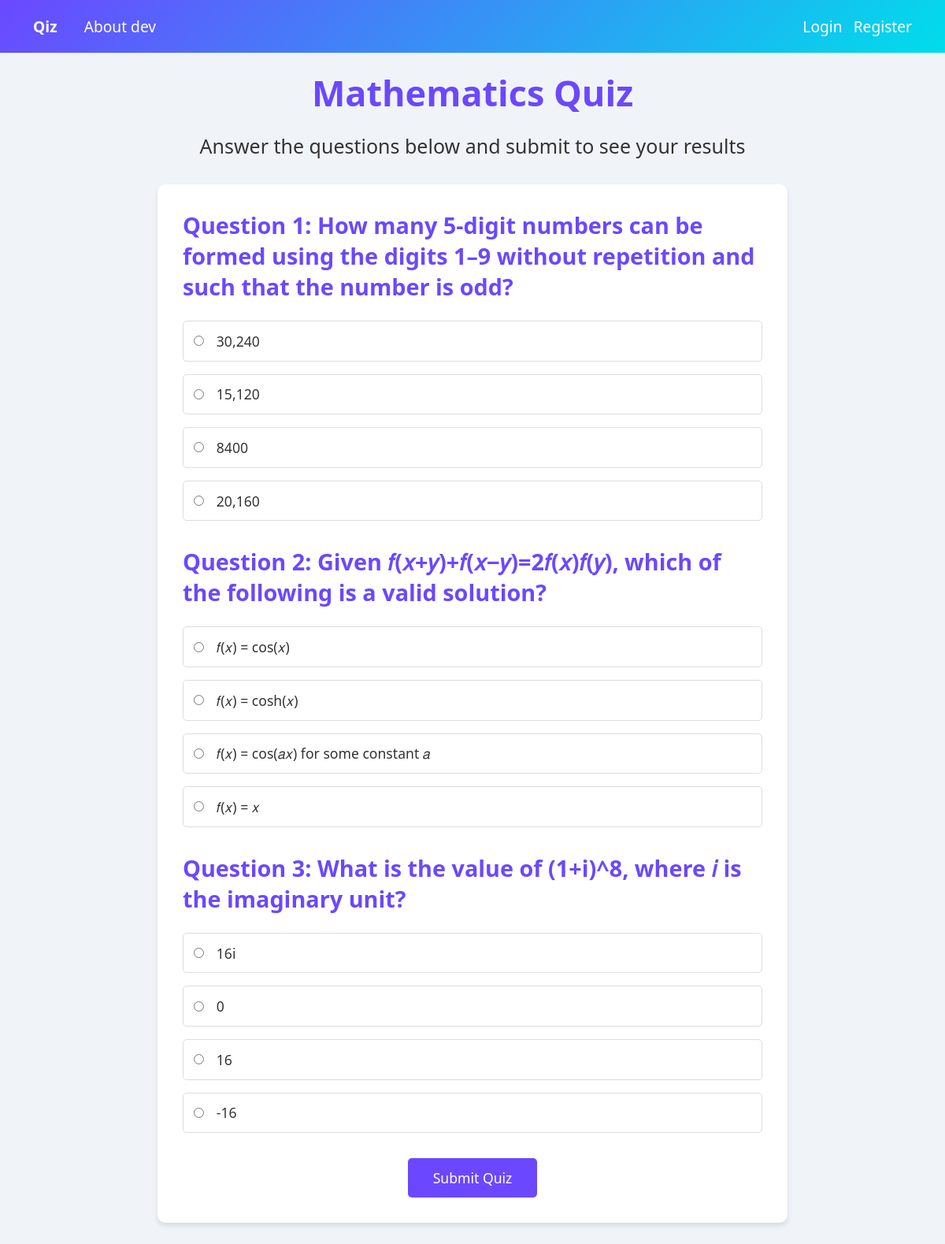
The page /questions?quiz_id=2 (signed in) on the database its author committed.
### tables this page shows
CREATE TABLE quizzes (
        quiz_id INTEGER PRIMARY KEY AUTOINCREMENT,
        title TEXT NOT NULL,
        description TEXT NOT NULL
    );

CREATE TABLE questions (
        question_id INTEGER PRIMARY KEY AUTOINCREMENT,
        quiz_id INTEGER NOT NULL,
        question_text TEXT NOT NULL,
        option1 TEXT NOT NULL,
        option2 TEXT NOT NULL,
        option3 TEXT NOT NULL,
        option4 TEXT NOT NULL,
        correct_ans TEXT NOT NULL,
        FOREIGN KEY (quiz_id) REFERENCES quizzes (quiz_id) ON DELETE CASCADE   
    );

### server.py (the view)
@app.route("/questions", methods = ["GET", "POST"])
def questions():
    if not session.get("username"):
        return redirect("/login")
    quiz_id = request.args.get("quiz_id")
    questions = db.get_questions(quiz_id)
    session["taking_quiz_id"] = quiz_id
    data = []
    for question in questions:
        options = [question[3], question[4], question[5], question[6]]
        shuffle(options)
        data.append(Question(
            id = question[0],
            text = question[2],
            options = options
        ))
    title = db.get_title(quiz_id)
    return render_template("questions.html", questions = data, quiz_id = quiz_id, title=title)

### db.py (called while the page is built)
    def get_questions(self, quiz_id):
        cursor = self.conn.cursor()
        cursor.execute("SELECT * FROM questions WHERE quiz_id = ?", (quiz_id,))
        questions = cursor.fetchall()
        return questions

    def get_title(self, quiz_id):
        cursor = self.conn.cursor()
        cursor.execute("SELECT title FROM quizzes WHERE quiz_id = ?", (quiz_id,))
        title = cursor.fetchall()
        return title[0][0]

### templates/questions.html (shortened to what this page needs)
<!DOCTYPE html>
<html lang="en">
    <head>
        <link rel="stylesheet" href="../static/questions.css" />
    </head>
    <body>
        <header>
            <div>
                <a id="logo" href="/">Qiz</a>
                <a class="nav-item" style="padding-left: 30px;" href="/about">About dev</a>
            </div>
            <div class="nav-wrapper">
                <a class="nav-item" href="/login">Login</a>
                <a class="nav-item" href="/register">Register</a>
            </div>
        </header>
        <main>
            <div class="title">
                <h1 id="title">{{title}} Quiz</h1>
                <h2 id="intro">Answer the questions below and submit to see your results</h2>
            </div>
            <div class="question-container">
                <form method="post" action="/result?quiz_id={{quiz_id}}">
                {% for question in questions %}
                <div class="wrapper">
                    <h2>Question {{loop.index}}: {{question.text}}</h2>
                    {% for option in question.options %}
                    <div class="option">
                        <input type="radio" name="question_{{question.id}}" id="q{{question.id}}o{{loop.index}}" value="{{option}}"/>
                        <label for="q{{question.id}}o{{loop.index}}">{{option}}</label>
                    </div>
                    {% endfor %}
                </div>
                {% endfor %}
                <button type="submit">Submit Quiz</button>
                </form>
            </div>
        </main>
    </body>
</html>

### static/questions.css (style rules this page uses)
* { margin: 0; padding: 0; box-sizing: border-box; font-family: 'Segoe UI', Tahoma, Geneva, Verdana, sans-serif; }
body { background-color: #f0f4f8; color: #333; }
header { display: flex; justify-content: space-between; align-items: center; padding: 20px 42px; background: linear-gradient(135deg, #6b48ff, #00ddeb); }
#logo { color: white; text-decoration: none; font-size: 1.2rem; font-weight: bold; }
.nav-wrapper { display: flex; gap: 14px; }
.nav-item { color: white; font-weight: 500; font-size: 1.2rem; transition: color 0.5 ease; text-decoration: none; }
.title { text-align: center; }
.title h1 { font-size: 45px; font-weight: 600; margin-top: 20px; margin-bottom: 20px; color: #6b48ff; }
.title h2 { font-size: 25px; font-weight: 500; }
.wrapper + .wrapper { margin-top: 2rem; }
.question-container { max-width: 800px; margin: 2rem auto; background: white; border-radius: 10px; padding: 2rem; box-shadow: 0 4px 6px rgba(0, 0, 0, 0.1); }
.question-container h2 { font-size: 1.8rem; margin-bottom: 1.5rem; color: #6b48ff; }
.option { display: flex; align-items: center; margin: 1rem 0; padding: 0.8rem; border: 1px solid #ddd; border-radius: 5px; transition: background 0.2s; }
.option input { margin-right: 1rem; accent-color: #6b48ff; }
.option label { font-size: 1.1rem; color: #333; width: 100%; display: block; }
button { display: block; margin: 2rem auto 0; padding: 0.8rem 2rem; background: #6b48ff; color: white; border: none; border-radius: 5px; font-size: 1.1rem; cursor: pointer; transition: background 0.3s; }

### rows shown on the page
quizzes: title "Mathematics"
questions: text "How many 5-digit numbers can be formed using the digits 1–9 without repetition and such that the number is odd?", option4 "30,240", option2 "15,120", option1 "8400", option3 "20,160"
questions: text "Given 𝑓(𝑥+𝑦)+𝑓(𝑥−𝑦)=2𝑓(𝑥)𝑓(𝑦), which of the following is a valid solution?", option2 "𝑓(𝑥) = cos(𝑥)", option3 "𝑓(𝑥) = cosh(𝑥)", option4 "𝑓(𝑥) = cos(𝑎𝑥) for some constant 𝑎", option1 "𝑓(𝑥) = 𝑥"
questions: text "What is the value of (1+i)^8, where 𝑖 is the imaginary unit?", option2 "16i", options "0", option4 "16", option3 "-16"
